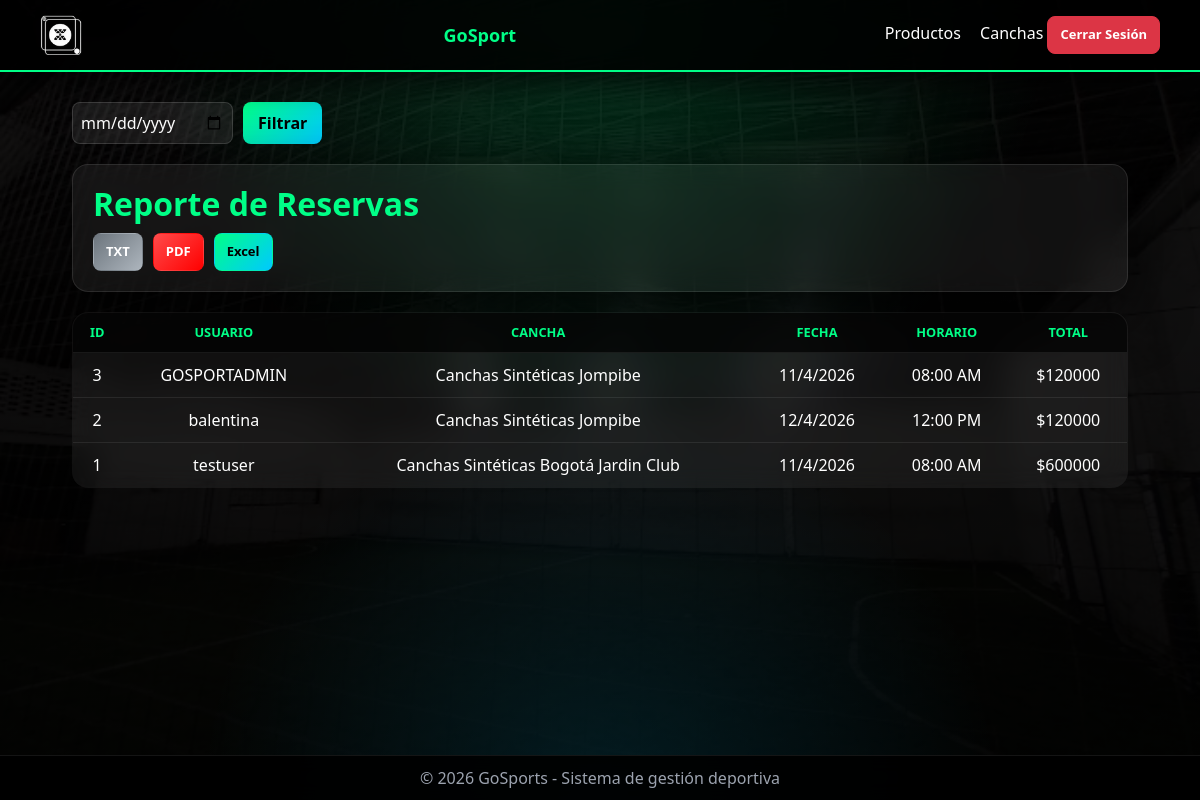
The app's page /reportes/reservas/, older data.
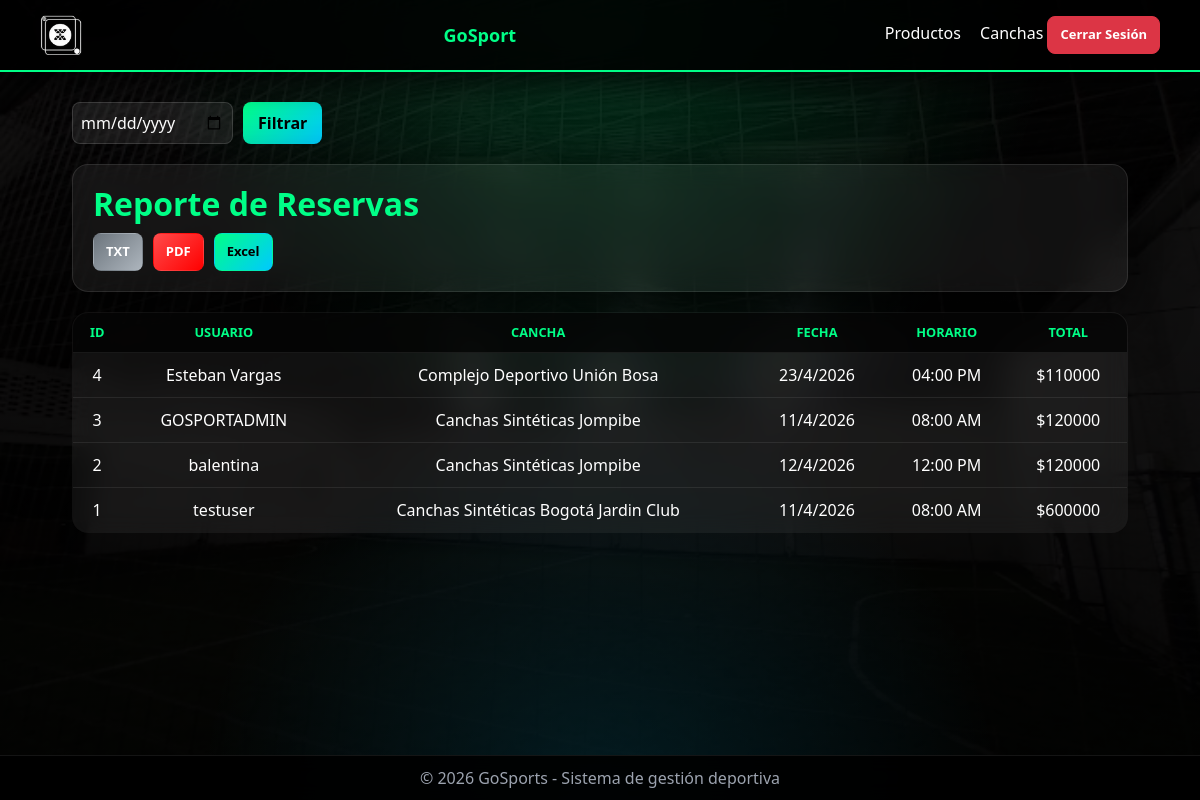
The same page, newer data.
### reservas/models.py (models this page shows, shortened)
class Reserva(models.Model):
    usuario = models.ForeignKey(User, on_delete=models.CASCADE, null=True, blank=True)
    cancha_nombre = models.CharField(max_length=200)
    fecha = models.CharField(max_length=30)
    horario = models.CharField(max_length=30)
    personas = models.IntegerField(default=1)
    horas = models.IntegerField(default=1)
    total = models.IntegerField(default=0)
    imagen = models.CharField(max_length=200, blank=True)
    creada = models.DateTimeField(auto_now_add=True)

### reportes/views.py (the view)
# urls.py: path('reservas/', views.reporte_reservas, name='reporte_reservas'),
def reporte_reservas(request):
    reservas = Reserva.objects.all().order_by('-creada')
    fecha = request.GET.get('fecha')
    if fecha:
        reservas = reservas.filter(fecha__icontains=fecha)
    return render(request, 'reportes/reporte.html', {
        'reservas': reservas,
        'fecha': fecha
    })

### reportes/templates/reportes/reporte.html (shortened to what this page needs)
{% load static %}
<!DOCTYPE html>
<html lang="es">
<head>
    <link href="https://cdn.jsdelivr.net/npm/bootstrap@5.3.0/dist/css/bootstrap.min.css" rel="stylesheet">
    <link rel="stylesheet" href="{% static 'css/reportes.css' %}">
</head>
<body>
<nav class="navbar">
    <img src="{% static 'img/icono.jpg' %}" class="me-2" style="height:40px;">
    <div class="logo">GoSport</div>
    <div class="nav-links">
        <a href="{% url 'productos:lista_productos' %}">Productos</a>
        <a href="{% url 'canchas:lista_canchas' %}">Canchas</a>
        <form method="post" action="{% url 'auth:logout' %}" style="display:inline;">
            <button type="submit" class="btn btn-danger btn-sm">
                Cerrar Sesión
            </button>
        </form>
    </div>
</nav>
<div class="container">
    <form method="GET" class="filtro">
        <input type="date" name="fecha" value="{{ fecha }}">
        <button type="submit" class="btn-filtrar">Filtrar</button>
    </form>
    <div class="card-reporte">
        <h2>Reporte de Reservas</h2>
        <div class="acciones">
            <a href="{% url 'reportes:exportar_txt' %}" class="btn btn-txt">TXT</a>
            <a href="{% url 'reportes:exportar_pdf' %}" class="btn btn-pdf">PDF</a>
            <a href="{% url 'reportes:exportar_excel' %}" class="btn btn-excel">Excel</a>
        </div>
    </div>
    <table class="tabla">
        <thead>
            <tr>
                <th>ID</th>
                <th>Usuario</th>
                <th>Cancha</th>
                <th>Fecha</th>
                <th>Horario</th>
                <th>Total</th>
            </tr>
        </thead>
        <tbody>
            {% for r in reservas %}
            <tr>
                <td>{{ r.id }}</td>
                <td>{{ r.usuario.username|default:"Anónimo" }}</td>
                <td>{{ r.cancha_nombre }}</td>
                <td>{{ r.fecha }}</td>
                <td>{{ r.horario }}</td>
                <td>${{ r.total }}</td>
            </tr>
            {% empty %}
            <tr>
                <td colspan="6">No hay reservas registradas</td>
            </tr>
            {% endfor %}
        </tbody>
    </table>
</div>
<footer class="footer">
    © 2026 GoSports - Sistema de gestión deportiva
</footer>
</body>
</html>

Row changes from the older to the newer data that the page shows:
added Reserva: id "4", usuario.username "Esteban Vargas", cancha_nombre "Complejo Deportivo Unión Bosa", fecha "23/4/2026", horario "04:00 PM", total "110000"
